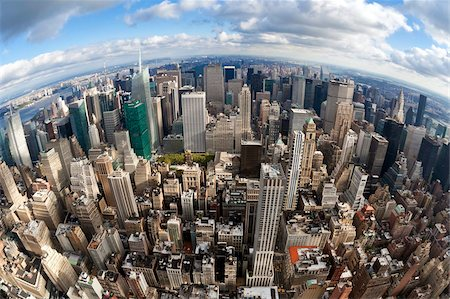
#> input picture sample/p2.jpg, 450 x 299 px
$ python -i detector.py   (imports and definitions only)   (older library calls are emulated)
#> lines starting #> are read from the running program, lines starting #| are printed output that depends on the picture; after the words box and inside, x2 and y2 are one past the last pixel; in counts of white or black regions, pixels touching at a corner belong together
#> further down, picture is the input picture: shape (299, 450, 3); mean B, G, R 123, 121.9, 121.9
import math

import cv2
from scipy.signal import medfilt
from scipy import ndimage
import numpy as np
from matplotlib import pyplot as plt


def gaussianKernel(size, sigma, twoDimensional=True):
    if twoDimensional:
        kernel = np.fromfunction(lambda x, y: (1/(2*math.pi*sigma**2)) * math.e ** ((-1*((x-(size-1)/2)**2+(y-(size-1)/2)**2))/(2*sigma**2)), (size, size))
    else:
        kernel = np.fromfunction(lambda x: math.e ** ((-1*(x-(size-1)/2)**2) / (2*sigma**2)), (size,))
    return kernel / np.sum(kernel)


# functie pentru evidentierea cerului
def cal_skyline(mask):
    #salvam dimensiunile mastii
    h, w = mask.shape
    for i in range(w):

        raw = mask[:, i]
        #aplicam un filtru median
        after_median = medfilt(raw, 19)
        try:
            # extragem valorile mastii unde valorile mediane sunt egale cu 0
            first_zero_index = np.where(after_median == 0)[0][0]
            # extragem valorile mastii unde valorile mediane sunt egale cu 1
            first_one_index = np.where(after_median == 1)[0][0]
            if first_zero_index > 20:
                #salvam valorile
                mask[first_one_index:first_zero_index, i] = 1
                mask[first_zero_index:, i] = 0
                mask[:first_one_index, i] = 0
        except:
            continue
    return mask


def detect_sky(img):


    # Convertim imaginea in grayScale
    img_gray = cv2.cvtColor(img, cv2.COLOR_BGR2GRAY)
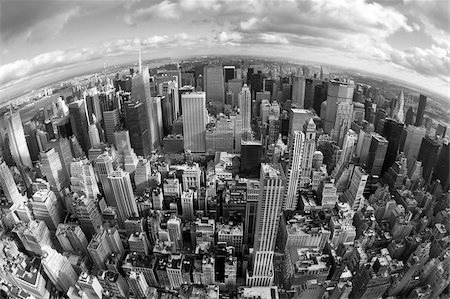
#> img_gray: shape (299, 450); min 0, max 255, mean 122

    cv2.imshow("img_gray1", img_gray)
    # // varianta mai simpla
    # blured_image = cv2.blur(img_gray, (9, 3))

    gaussian_kernel_x = gaussianKernel(3,1, True)
    print('Kernel(x): ',gaussian_kernel_x)
    gaussian_kernel_y = gaussian_kernel_x.reshape(-1, 1)
    print('Kernel(y): ', gaussian_kernel_y)
    # Adaugam filtrul de blur
    blured_image = cv2.filter2D(img_gray, -1, gaussian_kernel_x)
    blured_image = cv2.filter2D(blured_image, -1, gaussian_kernel_y)
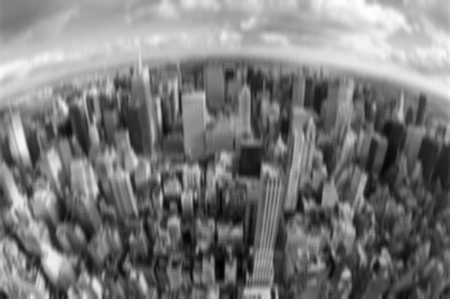
#> blured_image: shape (299, 450); min 2, max 254, mean 122


    cv2.imshow("img_blur2",  blured_image)

    #Adaugam Filtrul laplacian pentru a determina marginile
    lap = cv2.Laplacian( blured_image, cv2.CV_8U)
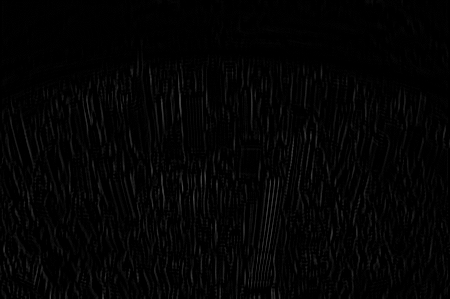
#> lap: shape (299, 450); min 0, max 72, mean 3.7

    cv2.imshow("lap", lap)
    #creare masca
    gradient_mask = (lap < 6).astype(np.uint8)
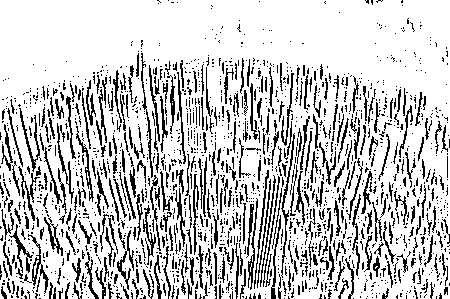
#> gradient_mask: shape (299, 450); values 0 (black) and 1 (white), 78.6% white; black in thin lines or dots

    # creare kernel pentru acoperire
    kernel = cv2.getStructuringElement(cv2.MORPH_RECT, (13, 9))


    mask = cv2.morphologyEx(gradient_mask, cv2.MORPH_ERODE, kernel)
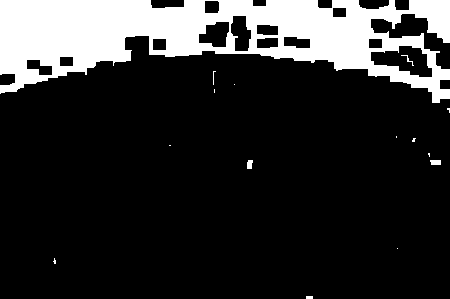
#> mask: shape (299, 450); values 0 (black) and 1 (white), 18% white; 15 white regions (10 under 20 px), largest, box (x1, y1, x2, y2) and area: (0, 0, 450, 103) 24046, (430, 160, 441, 165) 52, (247, 160, 253, 169) 46, (401, 55, 414, 66) 26, (306, 296, 313, 299) 21


    mask = cal_skyline(mask)
#> the loop in cal_skyline, `for i in range(w): ` made 450 passes
#> first_zero_index on passes 1 to 3: 75, 75, 74
#> after the loop in cal_skyline, `for i in range(w):`:
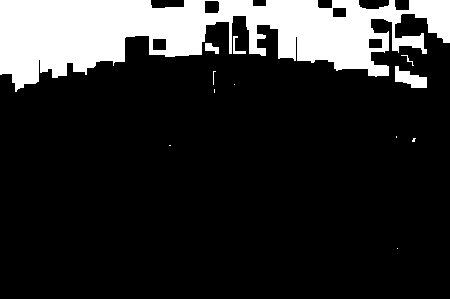
#> mask: shape (299, 450); values 0 (black) and 1 (white), 17.3% white; 12 white regions (7 under 20 px), largest, box (x1, y1, x2, y2) and area: (0, 0, 450, 92) 22636, (395, 66, 427, 88) 396, (205, 43, 219, 54) 97, (233, 36, 246, 54) 75, (401, 55, 414, 66) 26

    after_img = cv2.bitwise_and(img, img, mask=mask)
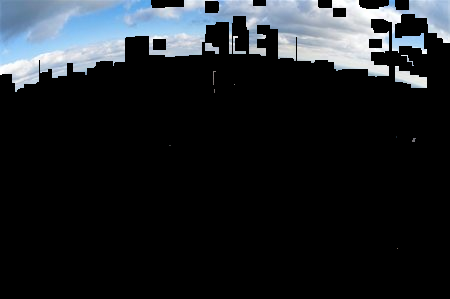
#> after_img: shape (299, 450, 3); mean B, G, R 37.8, 33.9, 30
    cv2.imshow("img",after_img)
    cv2.waitKey(0)


    return after_img

>>> import cv2
>>> picture = cv2.imread('../sample/p2.jpg')
>>> result = detect_sky(picture)

$ run again, on sample/p4.jpg
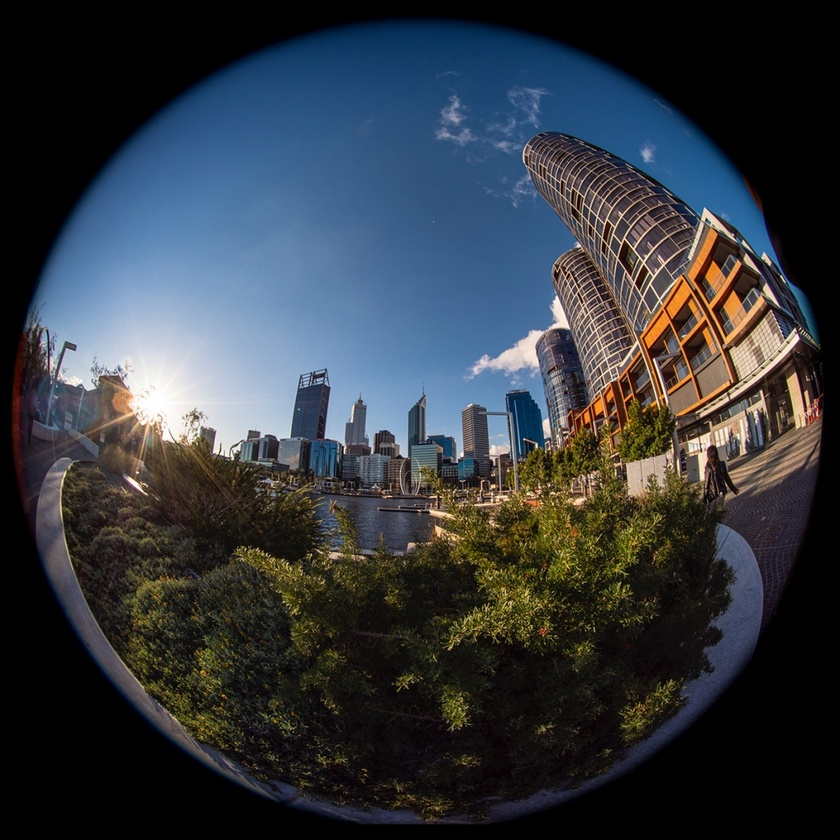
#> input picture sample/p4.jpg, 840 x 840 px, shrunk from 1024 x 1024 before the run
#> picture is the input picture: shape (840, 840, 3); mean B, G, R 63.3, 56.8, 51.4
#> in detect_sky, `gradient_mask = (lap < 6).astype(np.uint8)`:
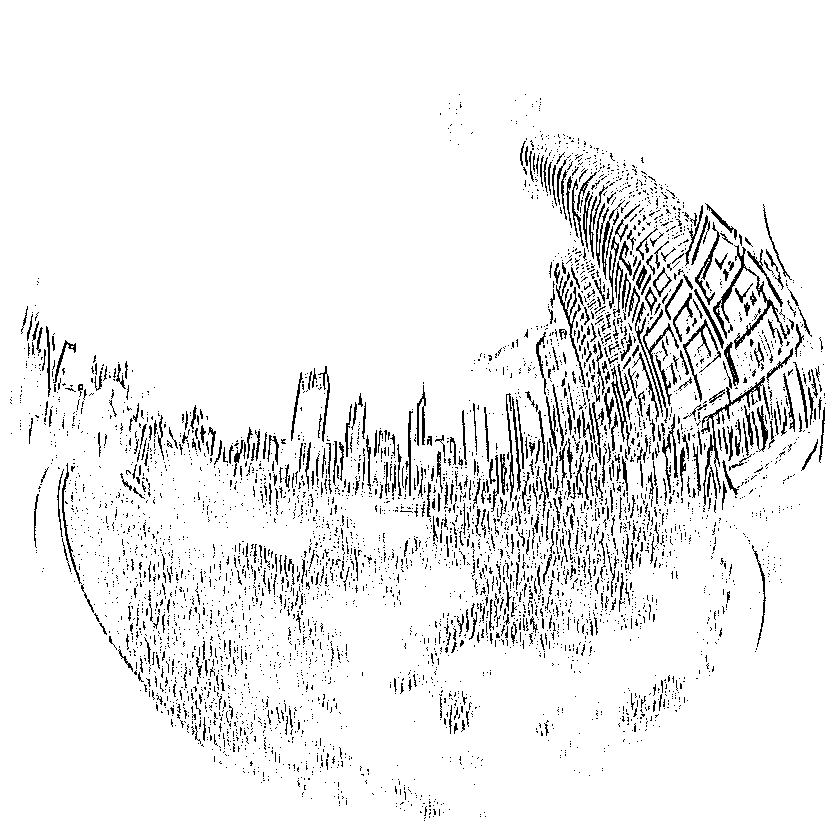
#> gradient_mask: shape (840, 840); values 0 (black) and 1 (white), 93.2% white; black in thin lines or dots, all inside (x1, y1, x2, y2) = (10, 94, 826, 821)
#> the loop in cal_skyline, `for i in range(w): ` made 840 passes
#> first_zero_index on passes 5 to 7: 395, 387, 387
#> in detect_sky, `after_img = cv2.bitwise_and(img, img, mask=mask)`:
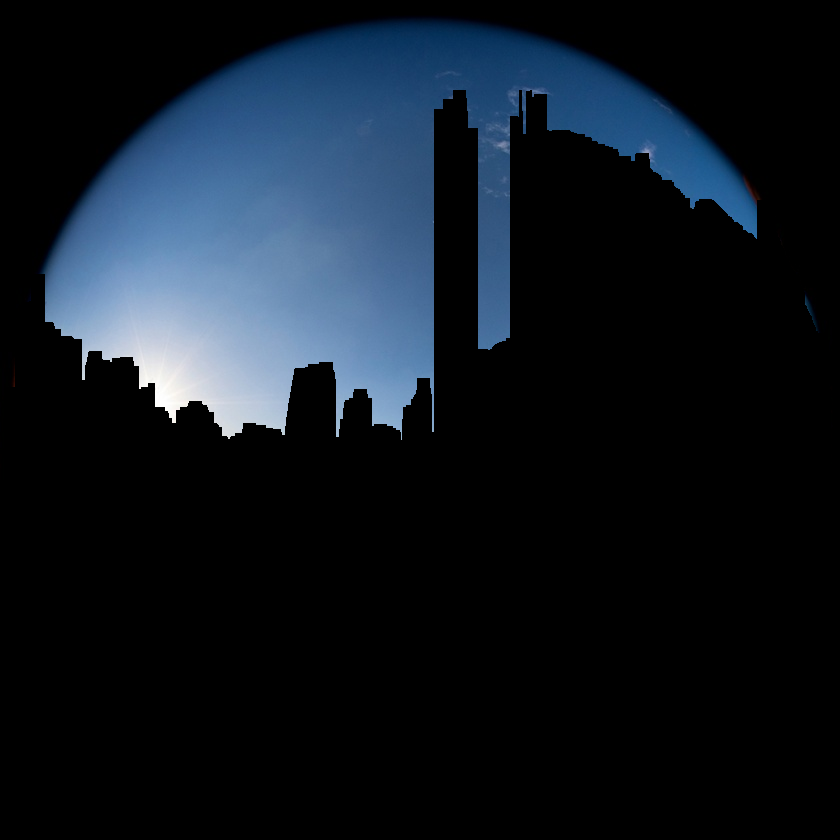
#> after_img: shape (840, 840, 3); mean B, G, R 32.7, 24, 16.3

$ run again, on sample/p5.jpg
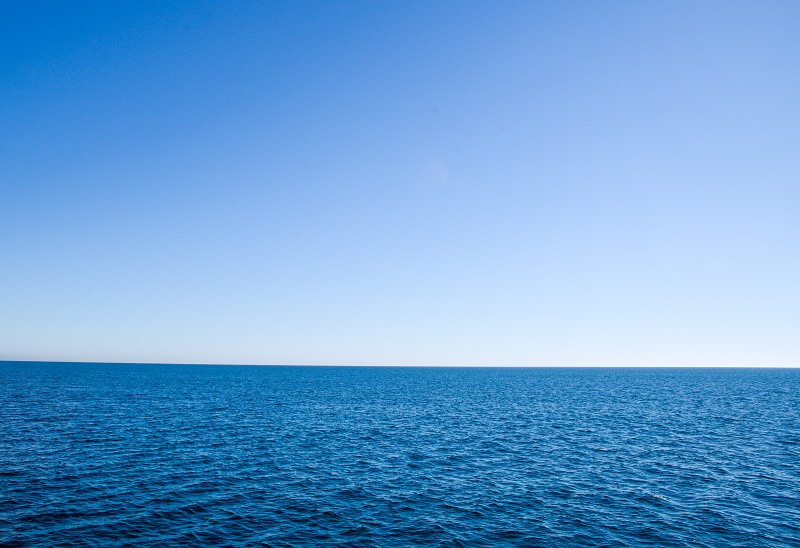
#> input picture sample/p5.jpg, 800 x 548 px
#> picture is the input picture: shape (548, 800, 3); mean B, G, R 211.3, 159.2, 104.6
#> gradient_mask: shape (548, 800); values 0 (black) and 1 (white), 97.7% white; black in thin lines or dots, all inside (x1, y1, x2, y2) = (0, 361, 800, 548)
#> the loop in cal_skyline, `for i in range(w): ` made 800 passes
#> first_zero_index on passes 1 to 3: 360, 360, 360
#> in detect_sky, `after_img = cv2.bitwise_and(img, img, mask=mask)`:
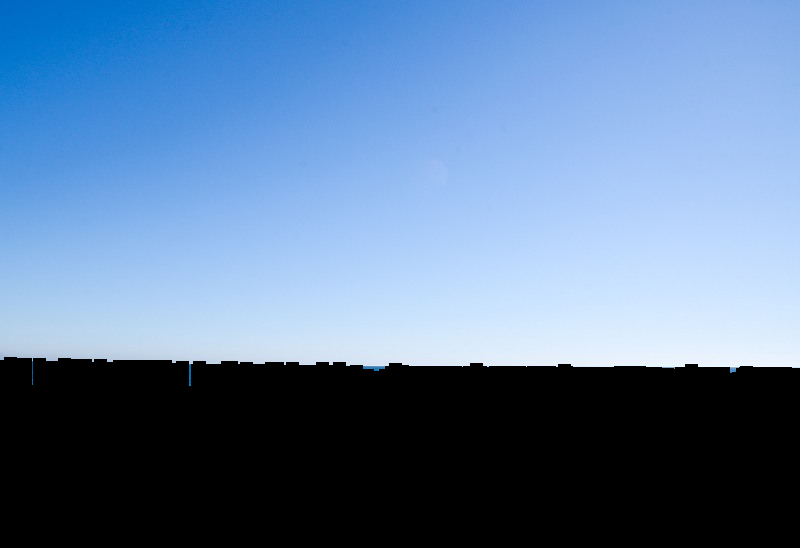
#> after_img: shape (548, 800, 3); mean B, G, R 157.7, 123.3, 94.1
